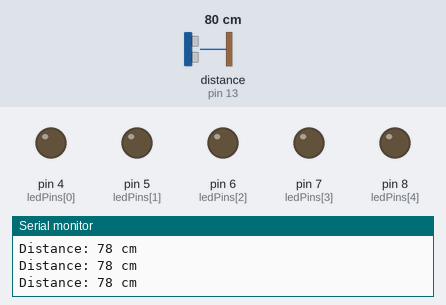
A sketch run on a simulated Arduino Uno, built with avr-gcc and run on an emulated ATmega328P. Shown: output pins drawn as LEDs (lit = HIGH), the last lines printed to the serial monitor. Wiring (inferred from the names in the program): ultrasonic range finder: trigger pin 12; echo pin 13. The test bench sets the inputs (shaded band); at power-on: distance to the obstacle (sensor on pin 13) 80 cm. The echo pulse lasts 58.3 µs per cm; pins used as bus, display or sensor lines are not drawn.

Above: at 1.2 s.
1.3 s: distance to the obstacle (sensor on pin 13) set to 7 cm
2.8 s: distance to the obstacle (sensor on pin 13) set to 4 cm
At 3.5 s:
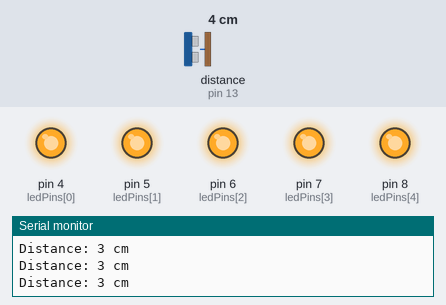
4.3 s: distance to the obstacle (sensor on pin 13) set to 120 cm
At 4.8 s:
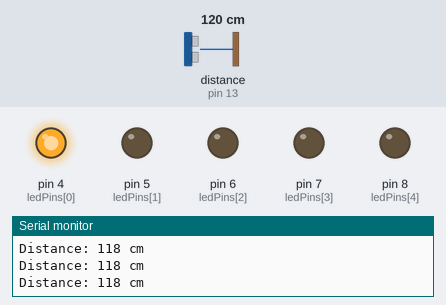
5.8 s: distance to the obstacle (sensor on pin 13) set to 160 cm
7.3 s: distance to the obstacle (sensor on pin 13) set to 169 cm
At 8.5 s:
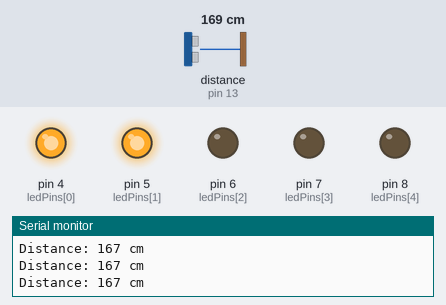
8.8 s: distance to the obstacle (sensor on pin 13) set to 2 cm
At 9.2 s:
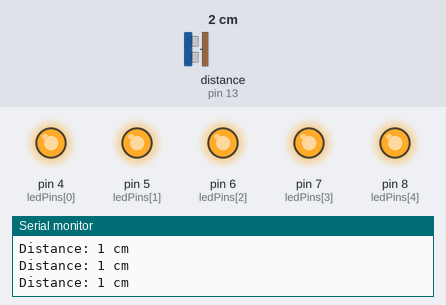
Timing chart, 0 to 11.3 s (numbered marks = the images above; inputs shaded):
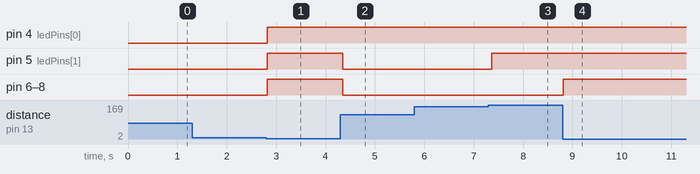

The sketch:

Bai1.ino
```cpp
const int trigPin = 12; // Trigger pin of ultrasonic sensor
const int echoPin = 13; // Echo pin of ultrasonic sensor

const int ledPins[] = {4, 5, 6, 7, 8}; // Pins for LEDs
const int numLeds = sizeof(ledPins) / sizeof(ledPins[0]);

void setup() {
  // Initialize Serial Monitor
  Serial.begin(9600);

  // Initialize LED pins
  for (int i = 0; i < numLeds; i++) {
    pinMode(ledPins[i], OUTPUT);
  }

  // Initialize ultrasonic sensor pins
  pinMode(trigPin, OUTPUT);
  pinMode(echoPin, INPUT);
}

void loop() {
  // Trigger the ultrasonic sensor
  digitalWrite(trigPin, LOW);
  delayMicroseconds(2);
  digitalWrite(trigPin, HIGH);
  delayMicroseconds(10);
  digitalWrite(trigPin, LOW);

  // Read the echo pin
  long duration = pulseIn(echoPin, HIGH);

  // Calculate distance in cm
  long distance = duration * 0.034 / 2;

  // Display distance on Serial Monitor (for debugging)
  Serial.print("Distance: ");
  Serial.print(distance);
  Serial.println(" cm");

  // Display LEDs based on distance
  if (distance < 5 || distance > 400) { // Out of range
    for (int i = 0; i < numLeds; i++) {
      digitalWrite(ledPins[i], HIGH); // Turn on all LEDs
    }
  } else {
    int numLedsToDisplay = map(distance, 5, 400, 0, numLeds);
    for (int i = 0; i < numLeds; i++) {
      digitalWrite(ledPins[i], i < numLedsToDisplay ? HIGH : LOW);
    }
  }

  delay(50);
}
```

Measured:
- the behaviour switches between 6 and 5 cm on distance to the obstacle (sensor on pin 13) (found by bisection; images 0 and 1)
- the behaviour switches between 164 and 165 cm on distance to the obstacle (sensor on pin 13) (found by bisection; images 2 and 3)
- after the input at 2.8 s, pin 4 (ledPins[0]), pin 5 (ledPins[1]), pin 6 (ledPins[2]), pin 7 (ledPins[3]), pin 8 (ledPins[4]): LOW → HIGH at once
- after the input at 4.3 s, pin 5 (ledPins[1]), pin 6 (ledPins[2]), pin 7 (ledPins[3]), pin 8 (ledPins[4]): HIGH → LOW after 0.05 s
- after the input at 7.3 s, pin 5 (ledPins[1]): LOW → HIGH after 0.07 s
- after the input at 8.8 s, pin 6 (ledPins[2]), pin 7 (ledPins[3]), pin 8 (ledPins[4]): LOW → HIGH at once
